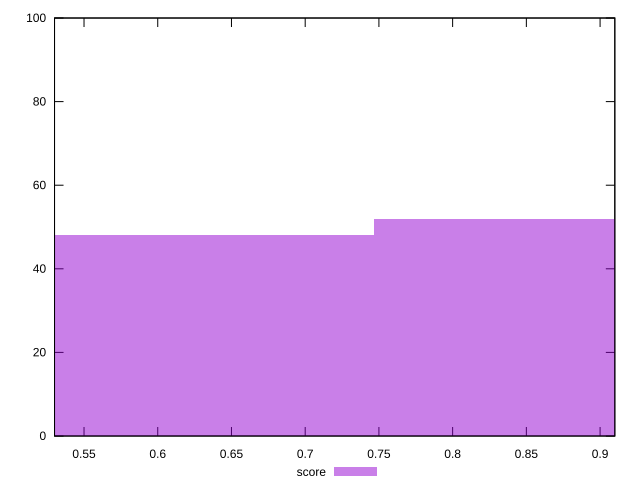

This chart was generated by the following gnuplot code:
reset

$score <<EOF
0.5974414535885922 48
0.8961621803828883 52
EOF

set key outside below
set boxwidth 0.2987207267942961
set xrange [0.53:0.91]
set yrange [0:100]
set trange [0:100]
set style fill transparent solid 0.5 noborder
set terminal svg size 640, 490 enhanced background rgb 'white'
set output "report_00019_2021-02-10T18-14-37.922Z//interactive/samples/pages+cached+noadtech+nomedia/score/histogram.svg"

plot $score title "score" with boxes

reset
